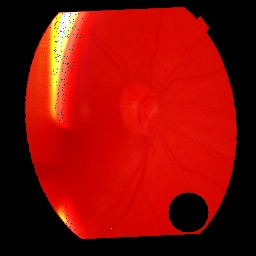
#> input picture image-processing-files/test_images/im05-RET039OD.jpg, 256 x 256 px
$ jupyter execute --allow-errors IP.ipynb
#> lines starting #> are read from the running program, lines starting #| are printed output that depends on the picture; after the words box and inside, x2 and y2 are one past the last pixel; in counts of white or black regions, pixels touching at a corner belong together
[cell 1]
#importing libraries
import cv2
import os
import matplotlib.pyplot as plt
import numpy as np

[cell 2]
input_dir = "image-processing-files/test_images/"
output_dir = "image-processing-files/results/"

[cell 3]
#3 images for comparison.
#image 5 because got a large bit of brightness noise, but other than that reasonably dark
im05= cv2.imread('image-processing-files/test_images/im05-RET039OD.jpg', cv2.IMREAD_COLOR)
#> im05 is the input picture: shape (256, 256, 3); mean B, G, R 5.5, 12, 134.6
#image 27 because bright and salt and pepper noise
im27= cv2.imread('image-processing-files/test_images/im27-RET051OD.jpg', cv2.IMREAD_COLOR)
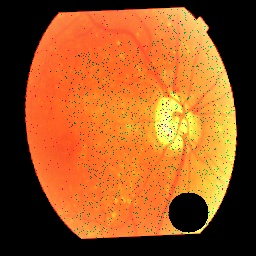
#> input picture image-processing-files/test_images/im27-RET051OD.jpg, 256 x 256 px
#> im27 is the input picture: shape (256, 256, 3); mean B, G, R 33.6, 83.8, 152.2
#image 12 because lack of contrast and different noise
im12= cv2.imread('image-processing-files/test_images/im12-RET137OD.jpg', cv2.IMREAD_COLOR)
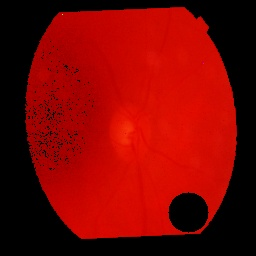
#> input picture image-processing-files/test_images/im12-RET137OD.jpg, 256 x 256 px
#> im12 is the input picture: shape (256, 256, 3); mean B, G, R 1.2, 5, 122.9
#image 3 goes black screen after warping and inpainting:
im03= cv2.imread('image-processing-files/test_images/im03-RET033OD.jpg', cv2.IMREAD_COLOR)
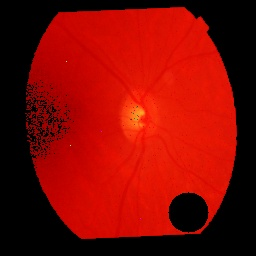
#> input picture image-processing-files/test_images/im03-RET033OD.jpg, 256 x 256 px
#> im03 is the input picture: shape (256, 256, 3); mean B, G, R 2.3, 9.3, 129.7

[cell 4]
for filename in os.listdir(input_dir):
    img = cv2.imread(os.path.join(input_dir, filename))
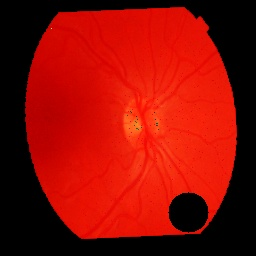
#> input picture image-processing-files/test_images/im01-RET029OD.jpg, 256 x 256 px
#> img is the input picture: shape (256, 256, 3); mean B, G, R 4.1, 12.8, 141.4
    hist = cv2.calcHist([img], [0], None, [256], [0,256])
#> hist = 256 values, max 30486 at index 0, min 0 at index 57, mean 256
    plt.xlabel('Pixel value')
    plt.ylabel('Count')
    plt.title('Histogram of pixel values for all images')
    plt.plot(hist)
plt.savefig('Pixel values histogram')
#> figure, not shown here; curve peaks at x = 0, y = 30486; curve peaks at x = 0, y = 23089; curve peaks at x = 0, y = 34879

[cell 5]
colour = ('b','g','r')
for filename in os.listdir(input_dir):
    img = cv2.imread(os.path.join(input_dir, filename))
    if img is not None:  # Add this check
        for i,col in enumerate(colour):
            histr = cv2.calcHist([img],[i],None,[255],[1,255])
            plt.plot(histr,color = col)
            plt.xlim([1,256])
            plt.xlabel('Pixel value')
            plt.ylabel('Count')

plt.show()
#> figure, not shown here; curve peaks at x = 1, y = 4687; curve peaks at x = 0, y = 2855; curve peaks at x = 0, y = 1395

[cell 6]
import cv2
import numpy as np

# define the input image and mask paths
image_path = "image-processing-files/test_images/im05-RET039OD.jpg"
#mask_path = "path/to/input/mask"

# initialize the inpainting algorithm to be the Telea et al. method
flags = cv2.INPAINT_TELEA

# set the inpainting algorithm to use
method = "telea"  # or "ns"

# set the inpainting radius
#

# read the input image and mask
image = cv2.imread(image_path)

mask = np.zeros_like(image[:,:,0])
center = (188, 212)
radius = 22
# circle= cv2.circle(mask, center, radius, 255, -1)

mask = cv2.circle(mask, center, radius, 255, -1)
# mask = cv2.cvtColor(mask, cv2.COLOR_BGR2GRAY)
# mask = cv2.imread(mask, 0)  # read as grayscale

# perform inpainting using OpenCV
output = cv2.inpaint(image, mask, radius, flags=flags)

cv2.imshow("Image", image)
cv2.imshow("Mask", mask)
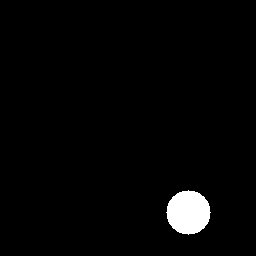
#> window 'Mask': shape (256, 256); 2.3% white; 1 white region, box (x1, y1, x2, y2) and area: (166, 190, 211, 235) 1517
cv2.imshow("Output", output)
cv2.waitKey(0)

[cell 7]
processed_imgs = []
for img in [im05, im12, im27, im03]:
    mask = np.zeros_like(img[:,:,0])
    center = (188, 212)
    radius = 22
    mask = cv2.circle(mask, center, radius, 255, -1)

    processed_img = cv2.inpaint(img, mask, radius, cv2.INPAINT_NS)
    cv2.imshow("Output", processed_img)
    cv2.waitKey(0)

    # Append the processed image to the list
    processed_imgs.append(processed_img)
#> this loop made 4 passes
#> after the loop, processed_imgs = 4 items

[cell 8]
#inpainting finally works!!!!!
processed_imgs = []
for img in [im05, im12, im27, im03]:
    mask = np.zeros_like(img[:,:,0])
    center = (188, 212)
    radius = 22
    cv2.circle(mask, center, radius, 255, -1)

    # Extract a similar section from the image
    section = img[120:160, 190:230]

    # Resize the mask to match the size of the image using interpolation
    mask_resized = cv2.resize(mask, img.shape[:2][::-1], interpolation=cv2.INTER_LANCZOS4)

    # Inpaint the corrupted region in the color image using the extracted section
    inpainted_color = cv2.inpaint(img, mask_resized, 3, cv2.INPAINT_TELEA)

    # Resize the section to match the size of the inpainted region
    section_resized = cv2.resize(section, inpainted_color.shape[:2][::-1], interpolation=cv2.INTER_LANCZOS4)

    # Replace the inpainted region with the extracted section
    processed_img = inpainted_color.copy()
    processed_img[mask_resized != 0] = section_resized[mask_resized != 0]

    # Append the processed image to the list
    processed_imgs.append(processed_img)

[cell 9]
#dewarping and removing borders 1
dewarped = []
for img in processed_imgs:
    img=img
    gray = cv2.cvtColor(img, cv2.COLOR_BGR2GRAY)
    ret, thresh = cv2.threshold(gray, 10, 255, 0)

    plt.imshow(thresh)
    plt.show()
    #dewarping and removing borders 2
    # finding the contours
    contours, _ = cv2.findContours(thresh, cv2.RETR_TREE,
                                cv2.CHAIN_APPROX_SIMPLE)

    # take the first contour
    cnt = contours[0]

    rect = cv2.minAreaRect(cnt)
    box = cv2.boxPoints(rect)
    box = np.int0(box)
    box_img = cv2.drawContours(img, [box], 0, (0, 0, 255), 2)

    # Show the result
    plt.imshow(box_img)
    plt.show()
    #dewarping and removing borders 3

    extent = np.float32([[0,0], [255,0], [255,255], [0,255]])
    bounds = np.float32(box)

    M = cv2.getPerspectiveTransform(bounds, extent)

    # Apply the transformation to the image
    result = cv2.warpPerspective(img, M, (256, 256))
    result = cv2.cvtColor(result, cv2.COLOR_BGR2RGB)
    # Show the result
    plt.imshow(result)
    plt.show()
    dewarped.append(result)
#> this loop made 4 passes
#> (rect, bounds) on passes 1 to 4: (((130.5, 122.5), (212.5, 229.5), -2.63), [[29, 242], [19, 12], [231, 2], [241, 232]]), (((130.4, 122.6), (212.5, 229.4), -2.54), [[29, 241], [19, 12], [231, 3], [241, 232]]), (((130.5, 122.5), (212.6, 229.5), -2.6), [[29, 241], [19, 12], [231, 3], [241, 232]]), (((131.1, 122.5), (211.2, 229.5), -2.54), [[30, 241], [20, 12], [231, 3], [241, 232]])
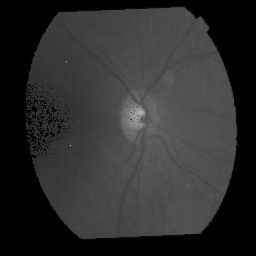
#> gray: shape (256, 256); min 0, max 186, mean 46
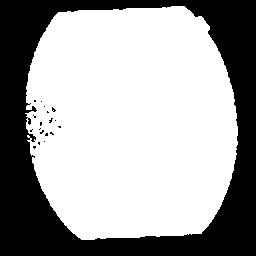
#> thresh: shape (256, 256); 64.4% white; 19 black regions (18 under 20 px), largest, box (x1, y1, x2, y2) and area: (0, 0, 256, 256) 23269

[cell 10]
for img in dewarped:
    img= cv2.cvtColor(img, cv2.COLOR_BGR2RGB)
    # Create a structuring element for morphological operations
    kernel = np.ones((5,5), np.uint8)

    # Apply dilation to the image
    dilation = cv2.dilate(img, kernel, iterations=1)

    # Apply opening to the image
    opening = cv2.morphologyEx(img, cv2.MORPH_OPEN, kernel)

    # Apply closing to the image
    closing = cv2.morphologyEx(img, cv2.MORPH_CLOSE, kernel)

    #Apply median to the image
    median = cv2.medianBlur(img, 5)

    # Apply bilateral to the image
    bilateral = cv2.bilateralFilter((img),3,75,75)

    # Display the original and processed images
    cv2.imshow('Original Image', img)
    cv2.imshow('Dilation', dilation)
    cv2.imshow('Opening', opening)
    cv2.imshow('Closing', closing)
    cv2.imshow('Median', median)
    cv2.imshow('Bilateral', bilateral)
    cv2.waitKey(0)
    cv2.destroyAllWindows()

[cell 11]
# median
median_list = []
for img in dewarped:
    median = cv2.medianBlur(img, 5)
    plt.imshow(median)
    plt.show()
    median_list.append(median)

[cell 12]
color_list = []
#> (the rest of this cell did not finish here and is left out)

[cell 13]
#MEAN PIXEL VALUE FOR BRIGHTNESS

#almost no need for colour changing- just ruining my results
# Define the directory containing the images

# Define the target mean pixel value
target_mean = 120
contrast_list=[]
# Loop over all images in the directory
for img in median_list:
    # Load the image and convert to grayscale

    gray = cv2.cvtColor(img, cv2.COLOR_BGR2GRAY)

    # Compute the mean pixel value
    mean_pixel = np.mean(gray)

    # Compute the scale factor
    scale_factor = target_mean / mean_pixel
    difference = abs(target_mean-mean_pixel)
    # Adjust the contrast and brightness
    adjusted = cv2.convertScaleAbs(img, alpha=scale_factor, beta=difference)

    # Save the adjusted image
    plt.imshow(img)
    plt.imshow(adjusted)
    plt.show()
    contrast_list.append(adjusted)
#> this loop made 4 passes
#> pass 1, `gray = cv2.cvtColor(img, cv2.COLOR_BGR2GRAY)`:
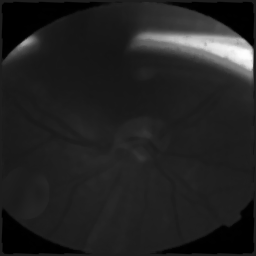
#> gray: shape (256, 256); min 0, max 254, mean 33.5

[cell 14]
for img in contrast_list:
    img = cv2.cvtColor(img, cv2.COLOR_RGB2BGR)
    # Increase the contrast and brightness
    alpha = 0.4 # Contrast control (1.0-3.0)
    beta = 60  # Brightness control (0-100)
    adjusted = cv2.convertScaleAbs(img, alpha=alpha, beta=beta)

    # Display the original and adjusted images side-by-side
    cv2.imshow('Original', img)
    cv2.imshow('Adjusted', adjusted)
    cv2.waitKey(0)
    cv2.destroyAllWindows()
#> this loop made 4 passes
#> pass 1, `adjusted = cv2.convertScaleAbs(img, alpha=alpha, beta=beta)`:
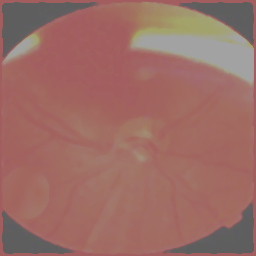
#> adjusted: shape (256, 256, 3); mean B, G, R 101.3, 108.5, 155.4

[cell 15]
for img in median_list:
    gray = cv2.cvtColor(img, cv2.COLOR_BGR2GRAY)

    # Apply Canny edge detection
    edges = cv2.Canny(gray, 10, 50)

    # Apply Gaussian blur to remove noise
    blur = cv2.GaussianBlur(img, (5, 5), 0)

    # Create a sharpening filter
    kernel = np.array([[-1,-1,-1],
                    [-1, 9,-1],
                    [-1,-1,-1]])

    # Apply the unsharp masking filter to the edges only
    sharp_edges = cv2.bitwise_and(blur, blur, mask=edges)
    sharp_edges = cv2.filter2D(sharp_edges, -1, kernel)

    # Combine the sharpened edges with the original image
    result = cv2.addWeighted(img, 2, sharp_edges, -0.5, 0)
    result = cv2.cvtColor(result, cv2.COLOR_BGR2RGB)
    # Display the result
    cv2.imshow('Original Image', img)
    cv2.imshow('Sharpened Image with Edges', result)
    cv2.waitKey(0)
    cv2.destroyAllWindows()
#> this loop made 4 passes
#> pass 1, `edges = cv2.Canny(gray, 10, 50)`:
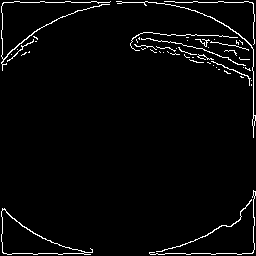
#> edges: shape (256, 256); 3.1% white in thin lines or dots

[cell 16]
for img in median_list:
    gamma = 3.0
    inv_gamma = 1.0 / gamma
    table = np.array([((i / 255.0) ** inv_gamma) * 255 for i in np.arange(0, 256)]).astype('uint8')
    img = cv2.cvtColor(img, cv2.COLOR_RGB2BGR)
    # Apply the exponential transform to the image
    img_enhanced = cv2.LUT(img, table)

    # Save the enhanced image to disk

    cv2.imshow('Edges',img_enhanced )
    cv2.waitKey(0)
    cv2.destroyAllWindows()

[cell 17]
for img in median_list:
    # Convert the image to the LAB color space
    img_lab = cv2.cvtColor(img, cv2.COLOR_BGR2LAB)

    # Split the LAB image into separate channels
    l_channel, a_channel, b_channel = cv2.split(img_lab)

    # Apply adaptive histogram equalization to the L channel
    clahe = cv2.createCLAHE(clipLimit=2.0, tileGridSize=(8,8))
    l_channel_eq = clahe.apply(l_channel)

    # Merge the equalized L channel with the original A and B channels
    img_lab_eq = cv2.merge((l_channel_eq, a_channel, b_channel))

    # Convert the image back to the original color space
    img_output = cv2.cvtColor(img_lab_eq, cv2.COLOR_LAB2RGB)
    cv2.imshow('Edges',img_output)
    cv2.waitKey(0)
    cv2.destroyAllWindows()

[cell 18]
for img in median_list:
    # gray_img = cv2.cvtColor(img, cv2.COLOR_RGB2GRAY)

    # Perform unsharp masking
    blurred_img = cv2.GaussianBlur(img, (0, 0), 5)
    mask = cv2.subtract(img, blurred_img)
    unsharp_img = cv2.addWeighted(img, 1.5, mask, 0, 0)
    # Convert back to color
    color_img = cv2.cvtColor(unsharp_img, cv2.COLOR_BGR2RGB)
    cv2.imshow('Edges',color_img )
    cv2.waitKey(0)
    cv2.destroyAllWindows()

[cell 19]
for img in median_list:
    img = cv2.cvtColor(img, cv2.COLOR_RGB2BGR)
    kernel = np.array([[-1,-1,-1], [-1,9,-1], [-1,-1,-1]])
    adjusted= cv2.filter2D(img, -1, kernel)

    # Display the original and adjusted images side-by-side
    cv2.imshow('Original', img)
    cv2.imshow('Adjusted', adjusted)
    cv2.waitKey(0)
    cv2.destroyAllWindows()

[cell 20]
for img in median_list:
    img = cv2.cvtColor(img, cv2.COLOR_RGB2GRAY)
    clahe = cv2.createCLAHE(clipLimit=2.0, tileGridSize=(8,8))

    # Apply ACE
    ace_img = clahe.apply(img)
    ace_img= cv2.cvtColor(ace_img, cv2.COLOR_GRAY2RGB)
    cv2.imshow('Edges',ace_img )
    cv2.waitKey(0)
    cv2.destroyAllWindows()
